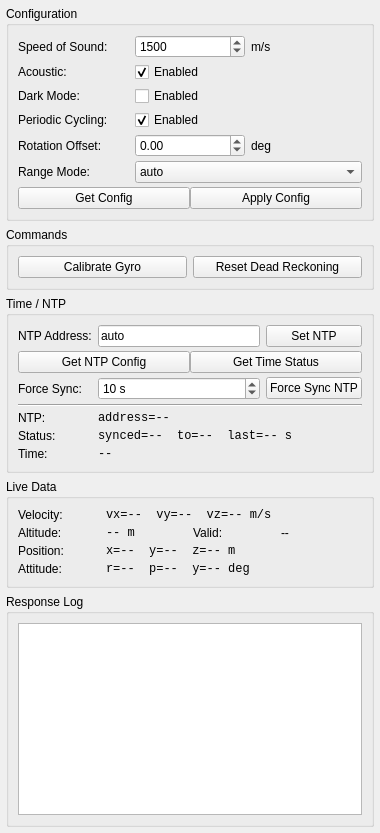
<?xml version="1.0" encoding="UTF-8"?>
<ui version="4.0">
  <class>dvl_a50_panel</class>
  <widget class="QWidget" name="dvl_a50_panel">
    <property name="minimumSize">
      <size>
        <width>380</width>
        <height>700</height>
      </size>
    </property>
    <property name="windowTitle">
      <string>DVL-A50 Control</string>
    </property>
    <layout class="QVBoxLayout" name="main_layout">
      <property name="spacing">
        <number>6</number>
      </property>
      <property name="leftMargin">
        <number>6</number>
      </property>
      <property name="topMargin">
        <number>6</number>
      </property>
      <property name="rightMargin">
        <number>6</number>
      </property>
      <property name="bottomMargin">
        <number>6</number>
      </property>

      <!-- Configuration group -->
      <item>
        <widget class="QGroupBox" name="config_group">
          <property name="title">
            <string>Configuration</string>
          </property>
          <layout class="QGridLayout" name="config_grid">
            <property name="verticalSpacing">
              <number>4</number>
            </property>

            <!-- Speed of Sound -->
            <item row="0" column="0">
              <widget class="QLabel" name="label_sos">
                <property name="text">
                  <string>Speed of Sound:</string>
                </property>
              </widget>
            </item>
            <item row="0" column="1">
              <widget class="QSpinBox" name="sos_spinbox">
                <property name="minimum">
                  <number>1400</number>
                </property>
                <property name="maximum">
                  <number>1600</number>
                </property>
                <property name="value">
                  <number>1500</number>
                </property>
              </widget>
            </item>
            <item row="0" column="2">
              <widget class="QLabel" name="label_sos_unit">
                <property name="text">
                  <string>m/s</string>
                </property>
              </widget>
            </item>

            <!-- Acoustic Enabled -->
            <item row="1" column="0">
              <widget class="QLabel" name="label_acoustic">
                <property name="text">
                  <string>Acoustic:</string>
                </property>
              </widget>
            </item>
            <item row="1" column="1" colspan="2">
              <widget class="QCheckBox" name="acoustic_cb">
                <property name="text">
                  <string>Enabled</string>
                </property>
                <property name="checked">
                  <bool>true</bool>
                </property>
              </widget>
            </item>

            <!-- Dark Mode -->
            <item row="2" column="0">
              <widget class="QLabel" name="label_dark">
                <property name="text">
                  <string>Dark Mode:</string>
                </property>
              </widget>
            </item>
            <item row="2" column="1" colspan="2">
              <widget class="QCheckBox" name="dark_mode_cb">
                <property name="text">
                  <string>Enabled</string>
                </property>
                <property name="checked">
                  <bool>false</bool>
                </property>
              </widget>
            </item>

            <!-- Periodic Cycling -->
            <item row="3" column="0">
              <widget class="QLabel" name="label_periodic">
                <property name="text">
                  <string>Periodic Cycling:</string>
                </property>
              </widget>
            </item>
            <item row="3" column="1" colspan="2">
              <widget class="QCheckBox" name="periodic_cycling_cb">
                <property name="text">
                  <string>Enabled</string>
                </property>
                <property name="checked">
                  <bool>true</bool>
                </property>
              </widget>
            </item>

            <!-- Rotation Offset -->
            <item row="4" column="0">
              <widget class="QLabel" name="label_rotation">
                <property name="text">
                  <string>Rotation Offset:</string>
                </property>
              </widget>
            </item>
            <item row="4" column="1">
              <widget class="QDoubleSpinBox" name="rotation_spinbox">
                <property name="minimum">
                  <double>-180.0</double>
                </property>
                <property name="maximum">
                  <double>180.0</double>
                </property>
                <property name="singleStep">
                  <double>1.0</double>
                </property>
                <property name="value">
                  <double>0.0</double>
                </property>
              </widget>
            </item>
            <item row="4" column="2">
              <widget class="QLabel" name="label_rotation_unit">
                <property name="text">
                  <string>deg</string>
                </property>
              </widget>
            </item>

            <!-- Range Mode -->
            <item row="5" column="0">
              <widget class="QLabel" name="label_range">
                <property name="text">
                  <string>Range Mode:</string>
                </property>
              </widget>
            </item>
            <item row="5" column="1" colspan="2">
              <widget class="QComboBox" name="range_combo">
                <item>
                  <property name="text">
                    <string>auto</string>
                  </property>
                </item>
                <item>
                  <property name="text">
                    <string>wt</string>
                  </property>
                </item>
              </widget>
            </item>

            <!-- Config buttons -->
            <item row="6" column="0" colspan="3">
              <layout class="QHBoxLayout" name="config_btn_layout">
                <item>
                  <widget class="QPushButton" name="get_config_btn">
                    <property name="text">
                      <string>Get Config</string>
                    </property>
                  </widget>
                </item>
                <item>
                  <widget class="QPushButton" name="apply_config_btn">
                    <property name="text">
                      <string>Apply Config</string>
                    </property>
                  </widget>
                </item>
              </layout>
            </item>

          </layout>
        </widget>
      </item>

      <!-- Commands group -->
      <item>
        <widget class="QGroupBox" name="commands_group">
          <property name="title">
            <string>Commands</string>
          </property>
          <layout class="QHBoxLayout" name="cmd_layout">
            <item>
              <widget class="QPushButton" name="calibrate_gyro_btn">
                <property name="text">
                  <string>Calibrate Gyro</string>
                </property>
              </widget>
            </item>
            <item>
              <widget class="QPushButton" name="reset_dr_btn">
                <property name="text">
                  <string>Reset Dead Reckoning</string>
                </property>
              </widget>
            </item>
          </layout>
        </widget>
      </item>

      <!-- Time / NTP group -->
      <item>
        <widget class="QGroupBox" name="ntp_group">
          <property name="title">
            <string>Time / NTP</string>
          </property>
          <layout class="QGridLayout" name="ntp_grid">
            <property name="verticalSpacing">
              <number>4</number>
            </property>

            <!-- NTP address input + Set button -->
            <item row="0" column="0">
              <widget class="QLabel" name="label_ntp_addr">
                <property name="text">
                  <string>NTP Address:</string>
                </property>
              </widget>
            </item>
            <item row="0" column="1">
              <widget class="QLineEdit" name="ntp_address_input">
                <property name="text">
                  <string>auto</string>
                </property>
                <property name="placeholderText">
                  <string>auto or IP address</string>
                </property>
              </widget>
            </item>
            <item row="0" column="2">
              <widget class="QPushButton" name="set_ntp_btn">
                <property name="text">
                  <string>Set NTP</string>
                </property>
              </widget>
            </item>

            <!-- Get NTP / Get Time Status buttons -->
            <item row="1" column="0" colspan="3">
              <layout class="QHBoxLayout" name="ntp_query_layout">
                <item>
                  <widget class="QPushButton" name="get_ntp_btn">
                    <property name="text">
                      <string>Get NTP Config</string>
                    </property>
                  </widget>
                </item>
                <item>
                  <widget class="QPushButton" name="get_time_status_btn">
                    <property name="text">
                      <string>Get Time Status</string>
                    </property>
                  </widget>
                </item>
              </layout>
            </item>

            <!-- Force Sync row -->
            <item row="2" column="0">
              <widget class="QLabel" name="label_force_sync">
                <property name="text">
                  <string>Force Sync:</string>
                </property>
              </widget>
            </item>
            <item row="2" column="1">
              <layout class="QHBoxLayout" name="force_sync_layout">
                <item>
                  <widget class="QSpinBox" name="force_sync_timeout">
                    <property name="minimum">
                      <number>1</number>
                    </property>
                    <property name="maximum">
                      <number>120</number>
                    </property>
                    <property name="value">
                      <number>10</number>
                    </property>
                    <property name="suffix">
                      <string> s</string>
                    </property>
                  </widget>
                </item>
              </layout>
            </item>
            <item row="2" column="2">
              <widget class="QPushButton" name="force_sync_btn">
                <property name="text">
                  <string>Force Sync NTP</string>
                </property>
              </widget>
            </item>

            <!-- Status display -->
            <item row="3" column="0" colspan="3">
              <widget class="QFrame" name="ntp_separator">
                <property name="frameShape">
                  <enum>QFrame::HLine</enum>
                </property>
                <property name="frameShadow">
                  <enum>QFrame::Sunken</enum>
                </property>
              </widget>
            </item>
            <item row="4" column="0">
              <widget class="QLabel" name="label_ntp_config">
                <property name="text">
                  <string>NTP:</string>
                </property>
              </widget>
            </item>
            <item row="4" column="1" colspan="2">
              <widget class="QLabel" name="ntp_config_label">
                <property name="text">
                  <string>address=--</string>
                </property>
                <property name="font">
                  <font>
                    <family>Monospace</family>
                  </font>
                </property>
              </widget>
            </item>
            <item row="5" column="0">
              <widget class="QLabel" name="label_time_status">
                <property name="text">
                  <string>Status:</string>
                </property>
              </widget>
            </item>
            <item row="5" column="1" colspan="2">
              <widget class="QLabel" name="time_status_label">
                <property name="text">
                  <string>synced=--  to=--  last=-- s</string>
                </property>
                <property name="font">
                  <font>
                    <family>Monospace</family>
                  </font>
                </property>
              </widget>
            </item>
            <item row="6" column="0">
              <widget class="QLabel" name="label_system_time">
                <property name="text">
                  <string>Time:</string>
                </property>
              </widget>
            </item>
            <item row="6" column="1" colspan="2">
              <widget class="QLabel" name="system_time_label">
                <property name="text">
                  <string>--</string>
                </property>
                <property name="font">
                  <font>
                    <family>Monospace</family>
                  </font>
                </property>
              </widget>
            </item>

          </layout>
        </widget>
      </item>

      <!-- Live Data group -->
      <item>
        <widget class="QGroupBox" name="live_data_group">
          <property name="title">
            <string>Live Data</string>
          </property>
          <layout class="QGridLayout" name="live_grid">
            <property name="verticalSpacing">
              <number>4</number>
            </property>

            <item row="0" column="0">
              <widget class="QLabel" name="label_vel">
                <property name="text">
                  <string>Velocity:</string>
                </property>
              </widget>
            </item>
            <item row="0" column="1" colspan="3">
              <widget class="QLabel" name="vel_label">
                <property name="text">
                  <string>vx=--  vy=--  vz=-- m/s</string>
                </property>
                <property name="font">
                  <font>
                    <family>Monospace</family>
                  </font>
                </property>
              </widget>
            </item>

            <item row="1" column="0">
              <widget class="QLabel" name="label_alt">
                <property name="text">
                  <string>Altitude:</string>
                </property>
              </widget>
            </item>
            <item row="1" column="1">
              <widget class="QLabel" name="alt_label">
                <property name="text">
                  <string>-- m</string>
                </property>
                <property name="font">
                  <font>
                    <family>Monospace</family>
                  </font>
                </property>
              </widget>
            </item>
            <item row="1" column="2">
              <widget class="QLabel" name="label_valid">
                <property name="text">
                  <string>Valid:</string>
                </property>
              </widget>
            </item>
            <item row="1" column="3">
              <widget class="QLabel" name="valid_label">
                <property name="text">
                  <string>--</string>
                </property>
              </widget>
            </item>

            <item row="2" column="0">
              <widget class="QLabel" name="label_pos">
                <property name="text">
                  <string>Position:</string>
                </property>
              </widget>
            </item>
            <item row="2" column="1" colspan="3">
              <widget class="QLabel" name="pos_label">
                <property name="text">
                  <string>x=--  y=--  z=-- m</string>
                </property>
                <property name="font">
                  <font>
                    <family>Monospace</family>
                  </font>
                </property>
              </widget>
            </item>

            <item row="3" column="0">
              <widget class="QLabel" name="label_att">
                <property name="text">
                  <string>Attitude:</string>
                </property>
              </widget>
            </item>
            <item row="3" column="1" colspan="3">
              <widget class="QLabel" name="att_label">
                <property name="text">
                  <string>r=--  p=--  y=-- deg</string>
                </property>
                <property name="font">
                  <font>
                    <family>Monospace</family>
                  </font>
                </property>
              </widget>
            </item>

          </layout>
        </widget>
      </item>

      <!-- Response Log group -->
      <item>
        <widget class="QGroupBox" name="log_group">
          <property name="title">
            <string>Response Log</string>
          </property>
          <layout class="QVBoxLayout" name="log_layout">
            <item>
              <widget class="QTextEdit" name="log_text">
                <property name="readOnly">
                  <bool>true</bool>
                </property>
                <property name="minimumSize">
                  <size>
                    <width>0</width>
                    <height>90</height>
                  </size>
                </property>
                <property name="font">
                  <font>
                    <family>Monospace</family>
                    <pointsize>9</pointsize>
                  </font>
                </property>
              </widget>
            </item>
          </layout>
        </widget>
      </item>

    </layout>
  </widget>
  <resources/>
  <connections/>
</ui>
